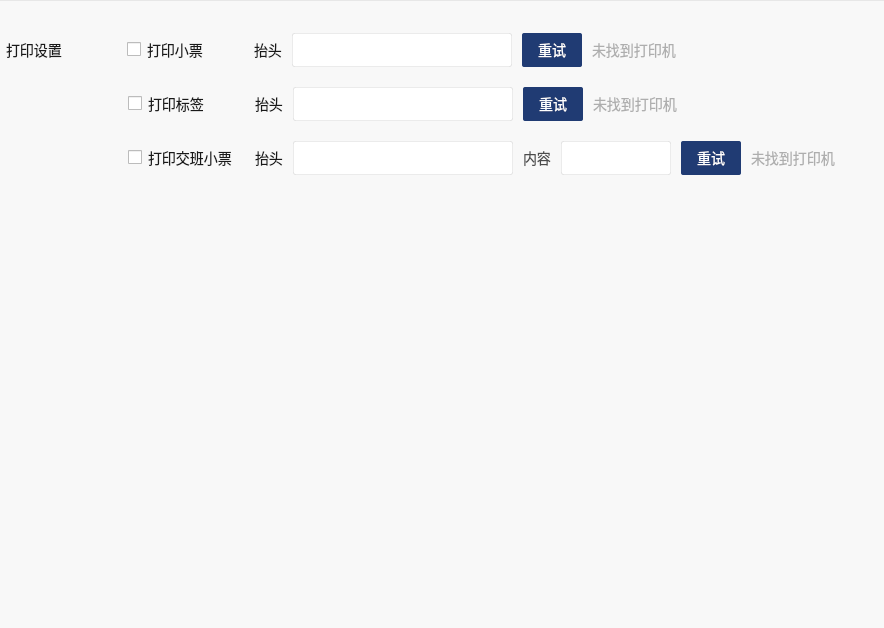
<?xml version="1.0" encoding="UTF-8"?>
<ui version="4.0">
 <class>PageSettings</class>
 <widget class="QWidget" name="PageSettings">
  <property name="geometry">
   <rect>
    <x>0</x>
    <y>0</y>
    <width>884</width>
    <height>628</height>
   </rect>
  </property>
  <property name="windowTitle">
   <string>PageSettings</string>
  </property>
  <property name="styleSheet">
   <string notr="true">#widget{
background:#F8F8F8;
}</string>
  </property>
  <layout class="QGridLayout" name="gridLayout">
   <property name="leftMargin">
    <number>0</number>
   </property>
   <property name="topMargin">
    <number>0</number>
   </property>
   <property name="rightMargin">
    <number>0</number>
   </property>
   <property name="bottomMargin">
    <number>0</number>
   </property>
   <property name="spacing">
    <number>0</number>
   </property>
   <item row="0" column="0">
    <widget class="QWidget" name="widget" native="true">
     <property name="styleSheet">
      <string notr="true">#wgt_connect,#wgt_function,#wgt_print{
border-top:1px solid rgba(0,0,0,0.07);
}
QLabel{
font-family:&quot;微软雅黑&quot;;
font-size:14px;
color:rgba(0,0,0,0.9);
}
QCheckBox{
font-family:&quot;微软雅黑&quot;;
font-size:14px;
color:rgba(0,0,0,0.9);
}
QCheckBox::indicator{
width:14px;
height:14px;
}
QCheckBox::indicator:unchecked{
image:url(:/masterCashier/Resources/check_common.png);
}
QCheckBox::indicator:checked{
image:url(:/masterCashier/Resources/check_select.png);
}
QComboBox{
background:#FFFFFF;
border:1px solid rgba(0,0,0,0.07);
padding-left:6px;
font-family:&quot;微软雅黑&quot;;
font-size:14px;
color:rgba(0,0,0,0.7);
border-radius:2px;
}
QComboBox:on{
padding-top:3px;
padding-left:4px;
}
QComboBox::down-arrow{
image:url(:/masterCashier/Resources/pulldown.png);
}
QComboBox::drop-down {
      subcontrol-origin: padding;
      subcontrol-position: top right;
      width: 14px;
padding-right:4px;

      border-left-width: 1px;
      border-left-color: #DEEEF2;
      border-left-style: solid;
      border-left:none;
  }
QComboBox::down-arrow:on {
      top: 1px;
      left: 1px;
  }
QComboBox QAbstractItemView {
      outline:0px;
      border: 1px solid #DEEEF2;
  }
QComboBox QAbstractItemView::item{
height:30px;
}
QComboBox QAbstractItemView::item:selected{
background-color:lightgray;
}
QPushButton{
font-family:&quot;微软雅黑&quot;;
font-size:14px;
color:#FFFFFF;
background:#203B73;
border-radius:2px;
}
QPushButton:pressed{
margin:1px;
}
QLineEdit{
font-family:&quot;微软雅黑&quot;;
font-size:14px;
color:rgba(0,0,0,0.9);
background:#FFFFFF;
border:1px solid rgba(0,0,0,0.07);
border-radius:2px;
padding-left:10px;
}
</string>
     </property>
     <layout class="QVBoxLayout" name="verticalLayout">
      <property name="spacing">
       <number>0</number>
      </property>
      <property name="leftMargin">
       <number>0</number>
      </property>
      <property name="topMargin">
       <number>0</number>
      </property>
      <property name="rightMargin">
       <number>0</number>
      </property>
      <property name="bottomMargin">
       <number>0</number>
      </property>
      <item>
       <widget class="QWidget" name="wgt_print" native="true">
        <layout class="QVBoxLayout" name="verticalLayout_3">
         <property name="spacing">
          <number>20</number>
         </property>
         <property name="leftMargin">
          <number>6</number>
         </property>
         <property name="topMargin">
          <number>33</number>
         </property>
         <property name="rightMargin">
          <number>0</number>
         </property>
         <property name="bottomMargin">
          <number>0</number>
         </property>
         <item>
          <layout class="QHBoxLayout" name="horizontalLayout_4">
           <property name="spacing">
            <number>10</number>
           </property>
           <item>
            <widget class="QLabel" name="label_8">
             <property name="text">
              <string>打印设置</string>
             </property>
            </widget>
           </item>
           <item>
            <spacer name="horizontalSpacer_6">
             <property name="orientation">
              <enum>Qt::Horizontal</enum>
             </property>
             <property name="sizeType">
              <enum>QSizePolicy::Fixed</enum>
             </property>
             <property name="sizeHint" stdset="0">
              <size>
               <width>55</width>
               <height>20</height>
              </size>
             </property>
            </spacer>
           </item>
           <item>
            <widget class="QCheckBox" name="cbx_receipt">
             <property name="text">
              <string>打印小票</string>
             </property>
            </widget>
           </item>
           <item>
            <spacer name="horizontalSpacer_7">
             <property name="orientation">
              <enum>Qt::Horizontal</enum>
             </property>
             <property name="sizeType">
              <enum>QSizePolicy::Fixed</enum>
             </property>
             <property name="sizeHint" stdset="0">
              <size>
               <width>40</width>
               <height>20</height>
              </size>
             </property>
            </spacer>
           </item>
           <item>
            <widget class="QLabel" name="label_9">
             <property name="text">
              <string>抬头</string>
             </property>
            </widget>
           </item>
           <item>
            <widget class="QLineEdit" name="lEd_receipt">
             <property name="minimumSize">
              <size>
               <width>220</width>
               <height>34</height>
              </size>
             </property>
             <property name="maximumSize">
              <size>
               <width>220</width>
               <height>34</height>
              </size>
             </property>
             <property name="text">
              <string/>
             </property>
            </widget>
           </item>
           <item>
            <spacer name="horizontalSpacer_8">
             <property name="orientation">
              <enum>Qt::Horizontal</enum>
             </property>
             <property name="sizeType">
              <enum>QSizePolicy::Fixed</enum>
             </property>
             <property name="sizeHint" stdset="0">
              <size>
               <width>0</width>
               <height>20</height>
              </size>
             </property>
            </spacer>
           </item>
           <item>
            <widget class="QPushButton" name="btn_receipt">
             <property name="minimumSize">
              <size>
               <width>60</width>
               <height>34</height>
              </size>
             </property>
             <property name="maximumSize">
              <size>
               <width>60</width>
               <height>34</height>
              </size>
             </property>
             <property name="text">
              <string>重试</string>
             </property>
            </widget>
           </item>
           <item>
            <widget class="QLabel" name="lbl_receipt">
             <property name="styleSheet">
              <string notr="true">color:rgba(0,0,0,0.3);</string>
             </property>
             <property name="text">
              <string>未找到打印机</string>
             </property>
            </widget>
           </item>
           <item>
            <spacer name="horizontalSpacer_14">
             <property name="orientation">
              <enum>Qt::Horizontal</enum>
             </property>
             <property name="sizeHint" stdset="0">
              <size>
               <width>40</width>
               <height>20</height>
              </size>
             </property>
            </spacer>
           </item>
          </layout>
         </item>
         <item>
          <layout class="QHBoxLayout" name="horizontalLayout_5">
           <property name="spacing">
            <number>10</number>
           </property>
           <property name="leftMargin">
            <number>122</number>
           </property>
           <item>
            <widget class="QCheckBox" name="cbx_label">
             <property name="text">
              <string>打印标签</string>
             </property>
            </widget>
           </item>
           <item>
            <spacer name="horizontalSpacer_9">
             <property name="orientation">
              <enum>Qt::Horizontal</enum>
             </property>
             <property name="sizeType">
              <enum>QSizePolicy::Fixed</enum>
             </property>
             <property name="sizeHint" stdset="0">
              <size>
               <width>40</width>
               <height>20</height>
              </size>
             </property>
            </spacer>
           </item>
           <item>
            <widget class="QLabel" name="label_11">
             <property name="text">
              <string>抬头</string>
             </property>
            </widget>
           </item>
           <item>
            <widget class="QLineEdit" name="lEd_label">
             <property name="minimumSize">
              <size>
               <width>220</width>
               <height>34</height>
              </size>
             </property>
             <property name="maximumSize">
              <size>
               <width>220</width>
               <height>34</height>
              </size>
             </property>
            </widget>
           </item>
           <item>
            <spacer name="horizontalSpacer_10">
             <property name="orientation">
              <enum>Qt::Horizontal</enum>
             </property>
             <property name="sizeType">
              <enum>QSizePolicy::Fixed</enum>
             </property>
             <property name="sizeHint" stdset="0">
              <size>
               <width>0</width>
               <height>20</height>
              </size>
             </property>
            </spacer>
           </item>
           <item>
            <widget class="QPushButton" name="btn_label">
             <property name="minimumSize">
              <size>
               <width>60</width>
               <height>34</height>
              </size>
             </property>
             <property name="maximumSize">
              <size>
               <width>60</width>
               <height>34</height>
              </size>
             </property>
             <property name="text">
              <string>重试</string>
             </property>
            </widget>
           </item>
           <item>
            <widget class="QLabel" name="lbl_label">
             <property name="styleSheet">
              <string notr="true">color:rgba(0,0,0,0.3);</string>
             </property>
             <property name="text">
              <string>未找到打印机</string>
             </property>
            </widget>
           </item>
           <item>
            <spacer name="horizontalSpacer_15">
             <property name="orientation">
              <enum>Qt::Horizontal</enum>
             </property>
             <property name="sizeHint" stdset="0">
              <size>
               <width>40</width>
               <height>20</height>
              </size>
             </property>
            </spacer>
           </item>
          </layout>
         </item>
         <item>
          <layout class="QHBoxLayout" name="horizontalLayout_6">
           <property name="spacing">
            <number>10</number>
           </property>
           <property name="leftMargin">
            <number>122</number>
           </property>
           <item>
            <widget class="QCheckBox" name="cbx_shift">
             <property name="text">
              <string>打印交班小票</string>
             </property>
            </widget>
           </item>
           <item>
            <spacer name="horizontalSpacer_11">
             <property name="orientation">
              <enum>Qt::Horizontal</enum>
             </property>
             <property name="sizeType">
              <enum>QSizePolicy::Fixed</enum>
             </property>
             <property name="sizeHint" stdset="0">
              <size>
               <width>12</width>
               <height>20</height>
              </size>
             </property>
            </spacer>
           </item>
           <item>
            <widget class="QLabel" name="label_13">
             <property name="text">
              <string>抬头</string>
             </property>
            </widget>
           </item>
           <item>
            <widget class="QLineEdit" name="lEd_shift">
             <property name="minimumSize">
              <size>
               <width>220</width>
               <height>34</height>
              </size>
             </property>
             <property name="maximumSize">
              <size>
               <width>220</width>
               <height>34</height>
              </size>
             </property>
            </widget>
           </item>
           <item>
            <spacer name="horizontalSpacer_12">
             <property name="orientation">
              <enum>Qt::Horizontal</enum>
             </property>
             <property name="sizeType">
              <enum>QSizePolicy::Fixed</enum>
             </property>
             <property name="sizeHint" stdset="0">
              <size>
               <width>0</width>
               <height>20</height>
              </size>
             </property>
            </spacer>
           </item>
           <item>
            <widget class="QLabel" name="label_14">
             <property name="styleSheet">
              <string notr="true">color:rgba(0,0,0,0.7);</string>
             </property>
             <property name="text">
              <string>内容</string>
             </property>
            </widget>
           </item>
           <item>
            <widget class="QComboBox" name="cbx_content">
             <property name="minimumSize">
              <size>
               <width>110</width>
               <height>34</height>
              </size>
             </property>
             <property name="maximumSize">
              <size>
               <width>110</width>
               <height>34</height>
              </size>
             </property>
            </widget>
           </item>
           <item>
            <spacer name="horizontalSpacer_13">
             <property name="orientation">
              <enum>Qt::Horizontal</enum>
             </property>
             <property name="sizeType">
              <enum>QSizePolicy::Fixed</enum>
             </property>
             <property name="sizeHint" stdset="0">
              <size>
               <width>0</width>
               <height>20</height>
              </size>
             </property>
            </spacer>
           </item>
           <item>
            <widget class="QPushButton" name="btn_shift">
             <property name="minimumSize">
              <size>
               <width>60</width>
               <height>34</height>
              </size>
             </property>
             <property name="maximumSize">
              <size>
               <width>60</width>
               <height>34</height>
              </size>
             </property>
             <property name="text">
              <string>重试</string>
             </property>
            </widget>
           </item>
           <item>
            <widget class="QLabel" name="lbl_shift">
             <property name="styleSheet">
              <string notr="true">color:rgba(0,0,0,0.3);</string>
             </property>
             <property name="text">
              <string>未找到打印机</string>
             </property>
            </widget>
           </item>
           <item>
            <spacer name="horizontalSpacer_16">
             <property name="orientation">
              <enum>Qt::Horizontal</enum>
             </property>
             <property name="sizeHint" stdset="0">
              <size>
               <width>40</width>
               <height>20</height>
              </size>
             </property>
            </spacer>
           </item>
          </layout>
         </item>
         <item>
          <spacer name="verticalSpacer_3">
           <property name="orientation">
            <enum>Qt::Vertical</enum>
           </property>
           <property name="sizeHint" stdset="0">
            <size>
             <width>20</width>
             <height>40</height>
            </size>
           </property>
          </spacer>
         </item>
        </layout>
       </widget>
      </item>
     </layout>
    </widget>
   </item>
  </layout>
 </widget>
 <layoutdefault spacing="6" margin="11"/>
 <resources/>
 <connections/>
</ui>
